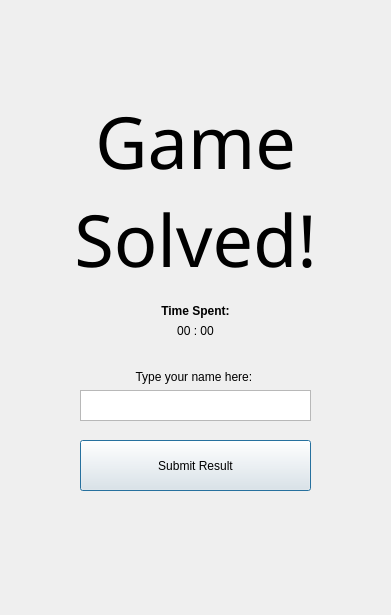
<?xml version="1.0" encoding="UTF-8"?>
<ui version="4.0">
 <class>Dialog</class>
 <widget class="QDialog" name="Dialog">
  <property name="geometry">
   <rect>
    <x>0</x>
    <y>0</y>
    <width>391</width>
    <height>615</height>
   </rect>
  </property>
  <property name="windowTitle">
   <string>Sudoku</string>
  </property>
  <widget class="QLabel" name="label_6">
   <property name="geometry">
    <rect>
     <x>20</x>
     <y>100</y>
     <width>351</width>
     <height>181</height>
    </rect>
   </property>
   <property name="font">
    <font>
     <family>A bit sketchy</family>
     <pointsize>54</pointsize>
    </font>
   </property>
   <property name="text">
    <string>Game
Solved!</string>
   </property>
   <property name="alignment">
    <set>Qt::AlignCenter</set>
   </property>
  </widget>
  <widget class="QPushButton" name="submitButton">
   <property name="geometry">
    <rect>
     <x>80</x>
     <y>440</y>
     <width>231</width>
     <height>51</height>
    </rect>
   </property>
   <property name="font">
    <font>
     <weight>50</weight>
     <bold>false</bold>
    </font>
   </property>
   <property name="text">
    <string>Submit Result</string>
   </property>
  </widget>
  <widget class="QPlainTextEdit" name="nameTextEdit">
   <property name="geometry">
    <rect>
     <x>80</x>
     <y>390</y>
     <width>231</width>
     <height>31</height>
    </rect>
   </property>
   <property name="font">
    <font>
     <pointsize>10</pointsize>
     <weight>50</weight>
     <bold>false</bold>
    </font>
   </property>
   <property name="plainText">
    <string/>
   </property>
  </widget>
  <widget class="QWidget" name="verticalLayoutWidget">
   <property name="geometry">
    <rect>
     <x>80</x>
     <y>300</y>
     <width>231</width>
     <height>41</height>
    </rect>
   </property>
   <property name="font">
    <font>
     <weight>75</weight>
     <bold>true</bold>
    </font>
   </property>
   <layout class="QVBoxLayout" name="verticalLayout">
    <item>
     <widget class="QLabel" name="label">
      <property name="font">
       <font>
        <weight>75</weight>
        <bold>true</bold>
       </font>
      </property>
      <property name="text">
       <string>Time Spent:</string>
      </property>
      <property name="alignment">
       <set>Qt::AlignBottom|Qt::AlignHCenter</set>
      </property>
     </widget>
    </item>
    <item>
     <widget class="QLabel" name="timeLabel">
      <property name="font">
       <font>
        <weight>50</weight>
        <bold>false</bold>
       </font>
      </property>
      <property name="text">
       <string>00 : 00</string>
      </property>
      <property name="alignment">
       <set>Qt::AlignHCenter|Qt::AlignTop</set>
      </property>
     </widget>
    </item>
   </layout>
  </widget>
  <widget class="QLabel" name="label_3">
   <property name="geometry">
    <rect>
     <x>80</x>
     <y>370</y>
     <width>231</width>
     <height>16</height>
    </rect>
   </property>
   <property name="font">
    <font>
     <weight>50</weight>
     <bold>false</bold>
    </font>
   </property>
   <property name="text">
    <string>Type your name here: </string>
   </property>
   <property name="alignment">
    <set>Qt::AlignHCenter|Qt::AlignTop</set>
   </property>
  </widget>
 </widget>
 <resources/>
 <connections/>
</ui>
